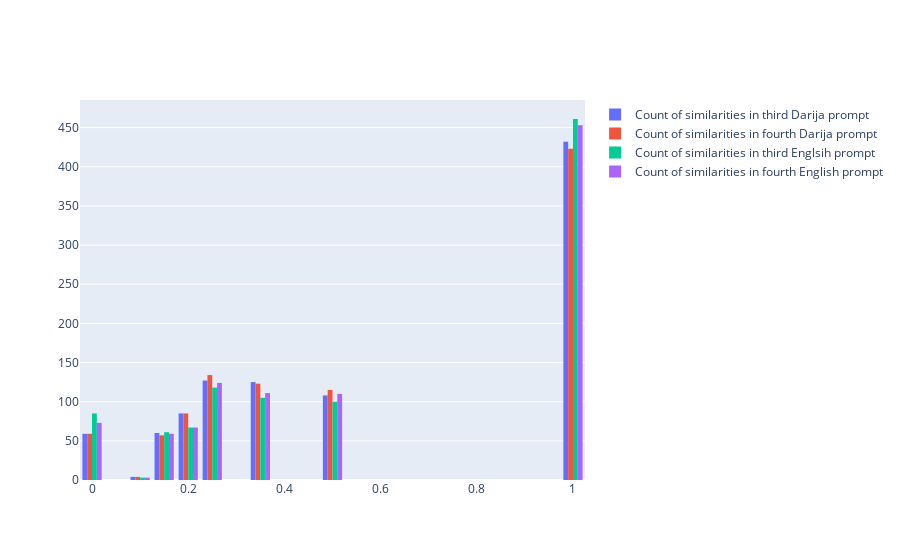

Source (notebook cell):
### Code cell
import plotly.graph_objects as go


fig = go.Figure()

fig.add_trace(go.Histogram(histfunc="count", y=dataset['similarity_p3'], x=dataset['similarity_p3'], name="Count of similarities in third Darija prompt"))
fig.add_trace(go.Histogram(histfunc="count", y=dataset['similarity_p4'], x=dataset['similarity_p4'], name="Count of similarities in fourth Darija prompt"))
fig.add_trace(go.Histogram(histfunc="count", y=dataset['similarity_eng_p3'], x=dataset['similarity_eng_p3'], name="Count of similarities in third Englsih prompt"))
fig.add_trace(go.Histogram(histfunc="count", y=dataset['similarity_eng_p4'], x=dataset['similarity_eng_p4'], name="Count of similarities in fourth English prompt"))

fig.show()

### Figure 1 — Plotly figure (JSON) as saved in the notebook; plotly's stock layout.template omitted (floating-point values rounded to 4 significant figures; data arrays with more than 128 entries replaced by an {"elided": "..."} marker saying what was removed)
{"data": [{"histfunc": "count", "name": "Count of similarities in third Darija prompt", "type": "histogram", "x": {"elided": "1000 float values"}, "y": {"elided": "1000 float values"}}, {"histfunc": "count", "name": "Count of similarities in fourth Darija prompt", "type": "histogram", "x": {"elided": "1000 float values"}, "y": {"elided": "1000 float values"}}, {"histfunc": "count", "name": "Count of similarities in third Englsih prompt", "type": "histogram", "x": {"elided": "1000 float values"}, "y": {"elided": "1000 float values"}}, {"histfunc": "count", "name": "Count of similarities in fourth English prompt", "type": "histogram", "x": {"elided": "1000 float values"}, "y": {"elided": "1000 float values"}}], "layout": {}}
